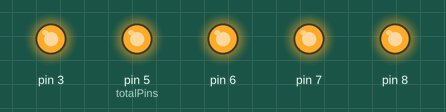
This sketch was run on a simulated Arduino Uno, built with avr-gcc and run on an emulated ATmega328P. Parts: output pins drawn as LEDs (lit = HIGH).

Above: at 0.1 s.
Timing chart, 0 to 1.6 s (numbered marks = the images above):
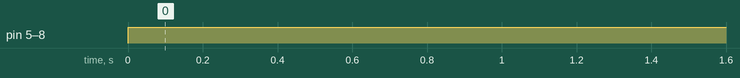

The sketch:

move_car_fwd_wt_class_implmt_v1.1.ino
```cpp
// move_car_fwd_wt_class_implmt_v1.1.ino
// d22m07y2024
// Goal 1: Towards class implementation, header files and client code
// Goal 2: Using Arrays instead of regular variables
// References: 101.lv/learn/C++/htm, Demo 1 for SmartCarRobot
// v1.1
// Status: Success!
//
//#include<iostream>
#include "Motors.h"
/*******************************************/
// Global variables:

const int totalPins = 5;    // Total number of pins

int PinList[totalPins]{ 3,5,6,7,8 };    // Numbered list of pins

Motors myMotorPins[totalPins]{};    // If I intialize the array directly, it returns an error e.g.
                          // 'Motors myMotorPins[totalPins]{3,5,6,7,8};' returns an error

// Setup:
void setup() {
  // put your setup code here, to run once:

  for(int i =0; i < 5; ++i)
  {
    myMotorPins[i].SetMotorPin(PinList[i]);    // Call member access function to set pin
    pinMode(myMotorPins[i].GetMotorPin(),OUTPUT);    // ""
  }

  // Enable channel:
  digitalWrite(myMotorPins[0].GetMotorPin(),1);


}

// Loop:
void loop() {
  // put your main code here, to run repeatedly:
  // I feel the car will run slower because of this loop:
  for(int i = 1; i < 5; ++i)    // Note set i to 1 not 0, to account for the already enabled pin (see above)
  {
    digitalWrite(myMotorPins[i].GetMotorPin(),1);
  }

  delay(1000);    // Add delay for 1 second

}
```

Motors.cpp
```cpp
//

#include "Motors.h"


/*******************************************/
// Class implementation (or member function definitions):
int Motors::GetMotorPin()
{
  return inPin;
}


void Motors::SetMotorPin(int iP)
{
	// pass value and initialize member data properly:
	inPin = iP;

}
```

Motors.h
```cpp
//
#include<arduino.h>

// Class declaration:
class Motors
{
  // Add constructor and destructor here later
  public:
      int GetMotorPin();    // Member access function prototype
      void SetMotorPin(int inPin);    // ""
  private:
      int inPin;

};
```

Measured:
- by itself, pin 5 (totalPins), pin 6–8: LOW → HIGH at 0.00 s
